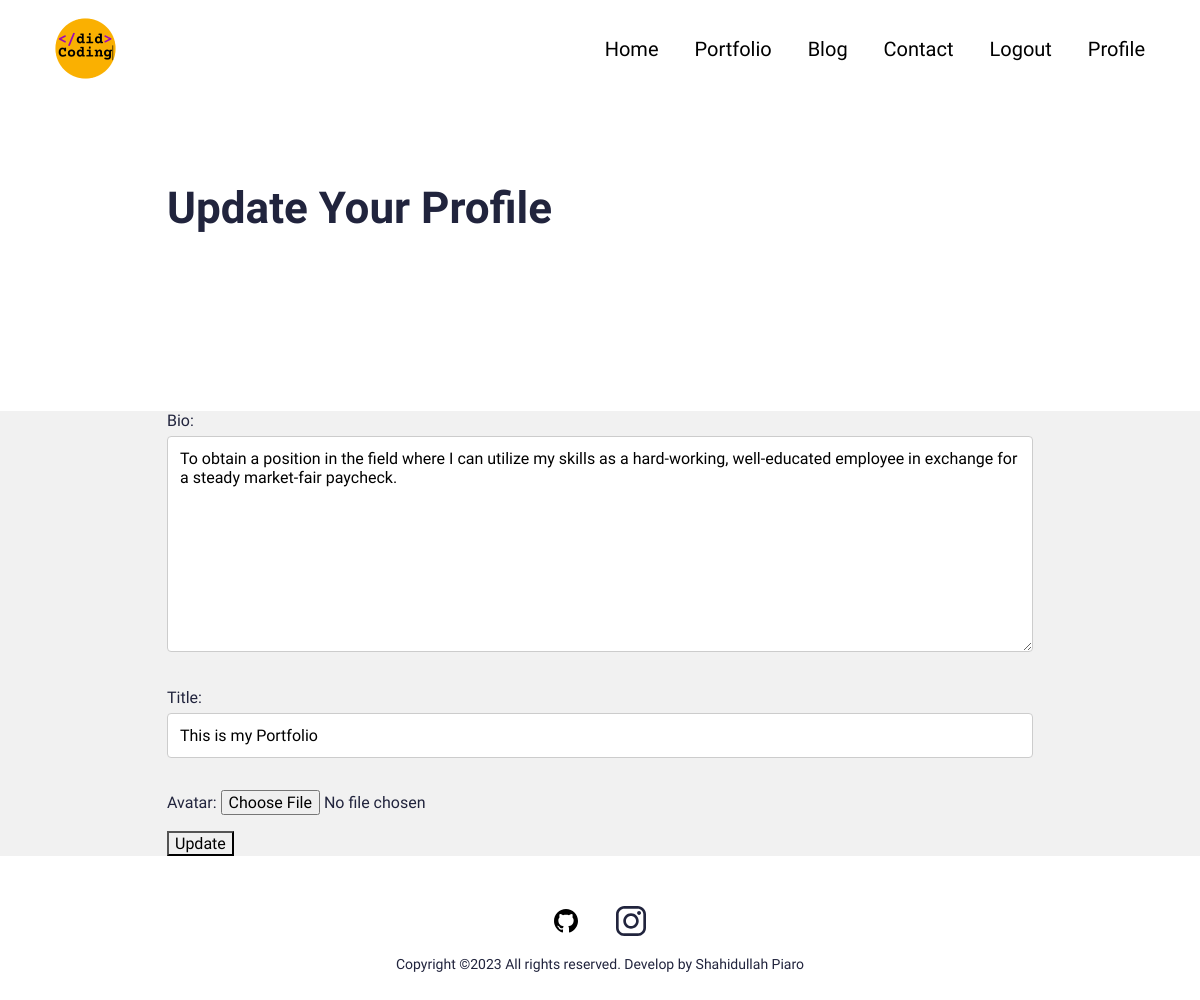
Screenshot of /profile/update/ (signed in) with the database file from the repository.
### main/models.py (models this page shows, shortened)
class UserProfile(models.Model):
    class Meta:
        verbose_name_plural = 'User Profiles'
        verbose_name = 'User Profile'
    user = models.OneToOneField(User, on_delete=models.CASCADE)
    avatar = models.ImageField(blank=True, null=True, upload_to="avatar")
    title = models.CharField(max_length=200, blank=True, null=True)
    bio = models.TextField(blank=True, null=True)
    skills = models.ManyToManyField(Skill, blank=True)
    cv = models.FileField(blank=True, null=True, upload_to="cv")

### main/views.py (the view)
# urls.py: path('profile/update/', views.profile_update, name='profile_update'),
def profile_update(request):
    if request.method == 'POST':
        form = UserProfileUpdateForm(request.POST, request.FILES, instance=request.user.userprofile)
        if form.is_valid():
            form.save()
            return redirect('main:profile_update')  # Redirect to the user's profile page or another URL
    else:
        form = UserProfileUpdateForm(instance=request.user.userprofile)
    return render(request, 'main/profile_update.html', {'form': form})

### main/forms.py
class UserProfileUpdateForm(forms.ModelForm):
    class Meta:
        model = UserProfile
        fields = ['bio', 'title', 'avatar']  # Include 'avatar' field
    avatar = forms.ImageField(
        required=False,  # Make it optional
        widget=forms.FileInput(attrs={'accept': 'image/*'}),  # Accept image file types
    )

### resume_app/context_processors.py (called while the page is built)
def project_context(request):
	context = {
		'me': User.objects.first(),
	}
	return context

### main/templates/main/profile_update.html (shortened to what this page needs)
{% extends 'main/base.html' %}
{% load static %}
{% block content %}
<section>
  <div class="innerPageBannerCol">
    <div class="container">
      <div class="row g-4 g-md-3  align-items-center">
        <div class="col-md-6">
          <div class="bannerContent">
            <h1 class="xlTitle pb-md-3">Update Your Profile</h1>
          </div>
        </div>
      </div>
    </div>
  </div>
</section>
<section>
  <div class="lightBg">
    <div class="container">
        <form method="Post" action="{% url 'main:profile_update' %}" enctype="multipart/form-data">
            {{ form.as_p }}
            <button type="submit">Update</button>
        </form>
    </div>
  </div>
</section>
{%endblock%}

### static/css/style.css (style rules this page uses)
:root { --primaryColor: #9C07B6; --primaryDarkColor: #3D0048; --primaryHoverColor: #900AA8; --secondaryColor: #F9B000; --baseColor: #21243D; --baseFont: 'Heebo', sans-serif; --titleFont: 'Courier Prime', monospace; --regular: 400; --medium: 500; --bold: 700; --black: 900; --lightBg: #F1F1F1; }
html { scroll-behavior: smooth; }
body { font-family: var(--baseFont); color: var(--baseColor); line-height: normal; }
.lightBg { background-color: var(--lightBg); }
.xlTitle { font-size: 44px; line-height: 1.3; font-weight: var(--bold); font-family: var(--titleFont) }
.innerPageBannerCol { padding: 180px 0 150px; }
@media (min-width:992px) { .container, .container-lg, .container-md, .container-sm, .container-xl, .container-xxl { max-width: 890px; } }
input[type=text], input[type=email], select, textarea { width: 100%; padding: 12px; border: 1px solid #ccc; border-radius: 4px; box-sizing: border-box; margin-top: 6px; margin-bottom: 16px; resize: vertical }

### rows the page displays
UserProfile: bio "To obtain a position in the field where I can utilize my skills as a hard-working, well-educated employee in exchange for a steady market-fair paycheck.", title "This is my Portfolio"
